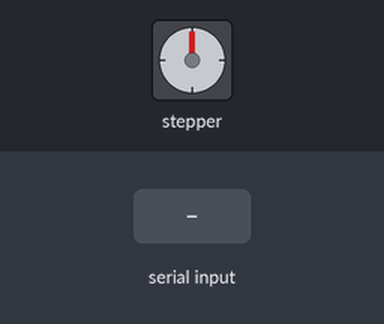
A sketch run on a simulated Arduino Uno, built with avr-gcc and run on an emulated ATmega328P. On the bench: stepper motor. Wiring (inferred from the names in the program): stepper motor driver (200 steps per turn assumed): step pin 2; direction pin 5; enable pin 8. Inputs (shaded band) come from the test bench. What the sketch prints to the serial monitor is not drawn.

Above: at 1.2 s.
1.3 s: "90,45\n" received over Serial
At 1.75 s:
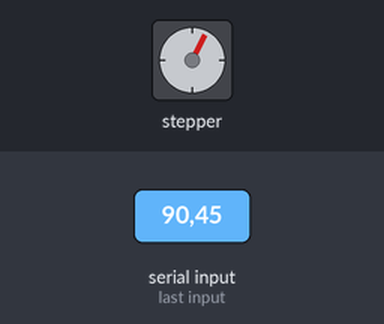
At 2.35 s:
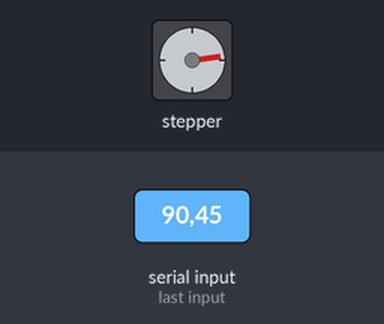
Timing chart, 0 to 16.3 s (numbered marks = the images above; inputs shaded):
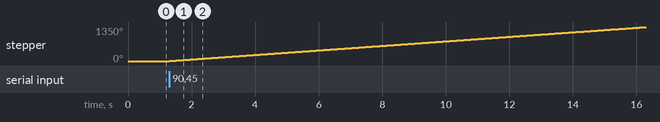

The sketch:

testStepMotor.ino
```cpp
// Run a A4988 Stepstick from an Arduino Uno
int x = 200;
int en = 8;
int dirX = 5;
int stepX = 2;
int n=0;

void setup() {
  // put your setup code here, to run once:
  Serial.begin(9600);
  pinMode(en, OUTPUT);
  pinMode(stepX, OUTPUT);
  pinMode(dirX, OUTPUT);
  digitalWrite(en, LOW);
}

void loop() {
  Serial.print("Quay bao nhieu vong?: ");
  while (Serial.available() == 0) {
  }
  n = Serial.parseInt();
  Serial.println();
  x = n * 200;
  digitalWrite(dirX, HIGH );
  for (int i = 1; i <= x; i = i + 1) {
    digitalWrite(stepX, HIGH);
    delay(10);
    digitalWrite(stepX, LOW);
    delay(10);
  }
  delay(2000);


}
```

Measured:
- after the input at 1.3 s, stepper: keeps turning clockwise at about 90°/s, starting at once
